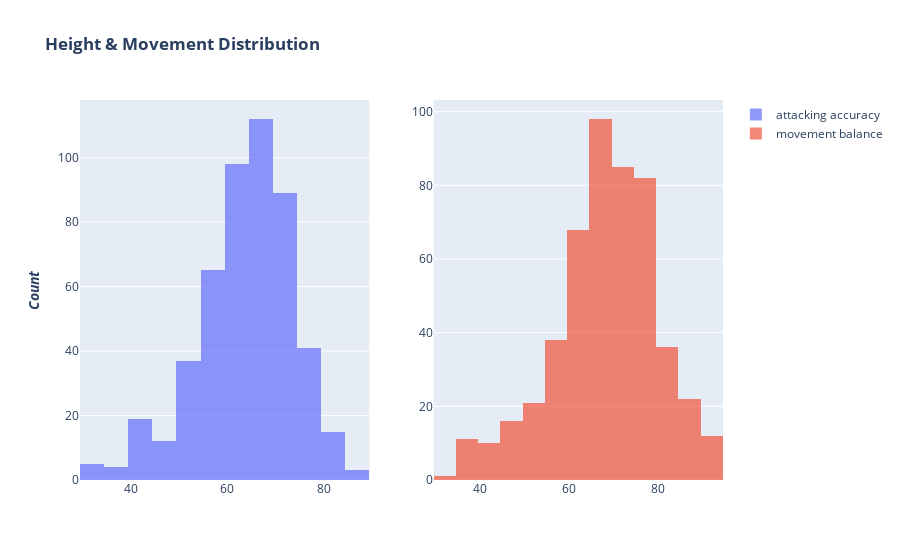

Notebook source saved alongside this figure:
### Markdown cell above
<h2>We will use mentality composure feature for clustering, the intuition is we will cluster player with certain height and movement_balanced</h2>
<h2> Lets see the below distribution</h2>

### Code cell
fig = tools.make_subplots(rows=1, cols=2)

height = go.Histogram(x=df['attacking_heading_accuracy'], nbinsx=25, opacity=0.7, name='attacking accuracy')
move = go.Histogram(x=df['movement_balance'], nbinsx=30, opacity=0.7, name='movement balance')

fig.append_trace(height, 1,1)
fig.append_trace(move, 1,2)

fig['layout'].update(title='<b>Height & Movement Distribution</b>', \
                     xaxis=dict(automargin=True),
                     yaxis=dict(title='<b><i>Count</b></i>')
                    )
py.iplot(fig)
# we can see the histogram down below that most player in range 170 cm to 195 cm
# in weight we can see the distribution mostly within 60 kg to 90 kg

### Figure 1 — Plotly figure (JSON) as saved in the notebook; plotly's stock layout.template omitted (floating-point values rounded to 4 significant figures; data arrays with more than 128 entries replaced by an {"elided": "..."} marker saying what was removed)
{"data": [{"name": "attacking accuracy", "nbinsx": 25, "opacity": 0.7, "type": "histogram", "x": {"elided": "500 int values"}, "xaxis": "x", "yaxis": "y"}, {"name": "movement balance", "nbinsx": 30, "opacity": 0.7, "type": "histogram", "x": {"elided": "500 int values"}, "xaxis": "x2", "yaxis": "y2"}], "layout": {"title": {"text": "<b>Height & Movement Distribution</b>"}, "xaxis": {"anchor": "y", "automargin": true, "domain": [0, 0.45]}, "xaxis2": {"anchor": "y2", "domain": [0.55, 1]}, "yaxis": {"anchor": "x", "domain": [0, 1], "title": {"text": "<b><i>Count</b></i>"}}, "yaxis2": {"anchor": "x2", "domain": [0, 1]}}}
